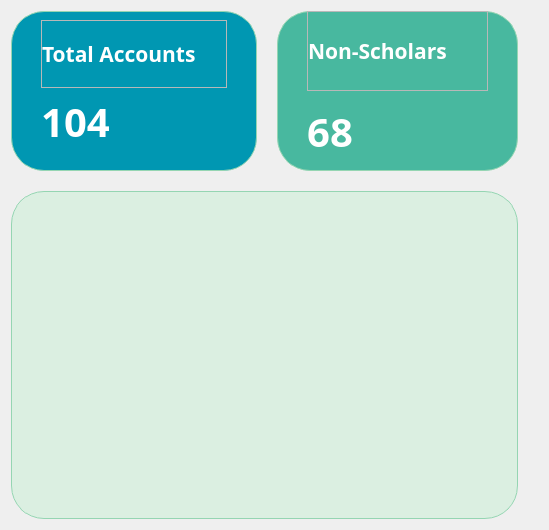
                <widget class="QWidget" name="widget_32" native="true">
                 <property name="minimumSize">
                  <size>
                   <width>0</width>
                   <height>530</height>
                  </size>
                 </property>
                 <property name="font">
                  <font>
                   <pointsize>8</pointsize>
                  </font>
                 </property>
                 <layout class="QGridLayout" name="gridLayout_7">
                  <property name="spacing">
                   <number>20</number>
                  </property>
                  <item row="1" column="0" colspan="2">
                   <widget class="QWidget" name="dashboardBar" native="true">
                    <property name="styleSheet">
                     <string notr="true">#dashboardBar {
	background-color: rgb(219, 239, 225);
	border: 1px solid #95d5b2;
	border-radius: 33px;
}</string>
                    </property>
                   </widget>
                  </item>
                  <item row="0" column="2" rowspan="2">
                   <widget class="QWidget" name="dashboard1" native="true">
                    <property name="minimumSize">
                     <size>
                      <width>0</width>
                      <height>0</height>
                     </size>
                    </property>
                    <property name="maximumSize">
                     <size>
                      <width>500</width>
                      <height>16777215</height>
                     </size>
                    </property>
                    <property name="styleSheet">
                     <string notr="true">#dashboard1 {
	background-color: rgb(219, 239, 225);
	border: 1px solid #95d5b2;
	border-radius: 33px;
}</string>
                    </property>
                   </widget>
                  </item>
                  <item row="0" column="1">
                   <widget class="QWidget" name="totNon" native="true">
                    <property name="minimumSize">
                     <size>
                      <width>100</width>
                      <height>0</height>
                     </size>
                    </property>
                    <property name="maximumSize">
                     <size>
                      <width>16777215</width>
                      <height>160</height>
                     </size>
                    </property>
                    <property name="styleSheet">
                     <string notr="true">QWidget#totNon {
    background-color: #48b89f;
 	border-radius: 33px;
    border: 1px solid #95d5b2; 
}

QLabel#nontitle { 
    color: white; 
}


QLabel#totalNonScholars { 
    color:white; 
}</string>
                    </property>
                    <layout class="QVBoxLayout" name="verticalLayout_41">
                     <property name="spacing">
                      <number>0</number>
                     </property>
                     <property name="leftMargin">
                      <number>30</number>
                     </property>
                     <property name="topMargin">
                      <number>0</number>
                     </property>
                     <property name="rightMargin">
                      <number>30</number>
                     </property>
                     <property name="bottomMargin">
                      <number>0</number>
                     </property>
                     <item>
                      <widget class="QFrame" name="frame_9">
                       <property name="frameShape">
                        <enum>QFrame::StyledPanel</enum>
                       </property>
                       <property name="frameShadow">
                        <enum>QFrame::Raised</enum>
                       </property>
                       <layout class="QHBoxLayout" name="horizontalLayout_25">
                        <property name="spacing">
                         <number>0</number>
                        </property>
                        <property name="leftMargin">
                         <number>0</number>
                        </property>
                        <property name="topMargin">
                         <number>0</number>
                        </property>
                        <property name="rightMargin">
                         <number>0</number>
                        </property>
                        <property name="bottomMargin">
                         <number>0</number>
                        </property>
                        <item>
                         <widget class="QLabel" name="nontitle">
                          <property name="font">
                           <font>
                            <family>Bahnschrift</family>
                            <pointsize>16</pointsize>
                            <weight>75</weight>
                            <bold>true</bold>
                           </font>
                          </property>
                          <property name="text">
                           <string>Non-Scholars</string>
                          </property>
                         </widget>
                        </item>
                        <item>
                         <widget class="QLabel" name="label_49">
                          <property name="minimumSize">
                           <size>
                            <width>40</width>
                            <height>40</height>
                           </size>
                          </property>
                          <property name="maximumSize">
                           <size>
                            <width>20</width>
                            <height>20</height>
                           </size>
                          </property>
                          <property name="text">
                           <string/>
                          </property>
                          <property name="pixmap">
                           <pixmap resource="res.qrc">:/images/student (2).png</pixmap>
                          </property>
                          <property name="scaledContents">
                           <bool>true</bool>
                          </property>
                         </widget>
                        </item>
                       </layout>
                      </widget>
                     </item>
                     <item alignment="Qt::AlignLeft">
                      <widget class="QLabel" name="totalNonScholars">
                       <property name="minimumSize">
                        <size>
                         <width>0</width>
                         <height>30</height>
                        </size>
                       </property>
                       <property name="font">
                        <font>
                         <family>Bahnschrift</family>
                         <pointsize>30</pointsize>
                         <weight>75</weight>
                         <bold>true</bold>
                        </font>
                       </property>
                       <property name="text">
                        <string>68</string>
                       </property>
                       <property name="alignment">
                        <set>Qt::AlignCenter</set>
                       </property>
                      </widget>
                     </item>
                    </layout>
                   </widget>
                  </item>
                  <item row="0" column="0">
                   <widget class="QWidget" name="totAcc" native="true">
                    <property name="minimumSize">
                     <size>
                      <width>100</width>
                      <height>0</height>
                     </size>
                    </property>
                    <property name="maximumSize">
                     <size>
                      <width>16777215</width>
                      <height>160</height>
                     </size>
                    </property>
                    <property name="styleSheet">
                     <string notr="true">QWidget#totAcc {
    background-color: #0097b2;
 	border-radius: 33px;
    border: 1px solid #95d5b2; 
}

QLabel#cardtitle {
    color: white; 
}


QLabel#totalAcc { 
    color: white; 
}</string>
                    </property>
                    <layout class="QVBoxLayout" name="verticalLayout_38">
                     <property name="leftMargin">
                      <number>30</number>
                     </property>
                     <property name="rightMargin">
                      <number>30</number>
                     </property>
                     <item>
                      <widget class="QFrame" name="frame">
                       <property name="frameShape">
                        <enum>QFrame::StyledPanel</enum>
                       </property>
                       <property name="frameShadow">
                        <enum>QFrame::Raised</enum>
                       </property>
                       <layout class="QHBoxLayout" name="horizontalLayout_12">
                        <property name="spacing">
                         <number>0</number>
                        </property>
                        <property name="leftMargin">
                         <number>0</number>
                        </property>
                        <property name="topMargin">
                         <number>0</number>
                        </property>
                        <property name="rightMargin">
                         <number>0</number>
                        </property>
                        <property name="bottomMargin">
                         <number>0</number>
                        </property>
                        <item>
                         <widget class="QLabel" name="cardtitle">
                          <property name="font">
                           <font>
                            <family>Bahnschrift</family>
                            <pointsize>16</pointsize>
                            <weight>75</weight>
                            <bold>true</bold>
                           </font>
                          </property>
                          <property name="text">
                           <string>Total Accounts</string>
                          </property>
                         </widget>
                        </item>
                        <item>
                         <widget class="QLabel" name="label_46">
                          <property name="minimumSize">
                           <size>
                            <width>30</width>
                            <height>30</height>
                           </size>
                          </property>
                          <property name="maximumSize">
                           <size>
                            <width>20</width>
                            <height>20</height>
                           </size>
                          </property>
                          <property name="text">
                           <string/>
                          </property>
                          <property name="pixmap">
                           <pixmap resource="res.qrc">:/images/users-alt.png</pixmap>
                          </property>
                          <property name="scaledContents">
                           <bool>true</bool>
                          </property>
                         </widget>
                        </item>
                       </layout>
                      </widget>
                     </item>
                     <item alignment="Qt::AlignLeft|Qt::AlignTop">
                      <widget class="QLabel" name="totalAcc">
                       <property name="minimumSize">
                        <size>
                         <width>0</width>
                         <height>30</height>
                        </size>
                       </property>
                       <property name="font">
                        <font>
                         <family>Bahnschrift</family>
                         <pointsize>30</pointsize>
                         <weight>75</weight>
                         <bold>true</bold>
                        </font>
                       </property>
                       <property name="text">
                        <string>104</string>
                       </property>
                       <property name="alignment">
                        <set>Qt::AlignCenter</set>
                       </property>
                      </widget>
                     </item>
                    </layout>
                   </widget>
                  </item>
                 </layout>
                </widget>
